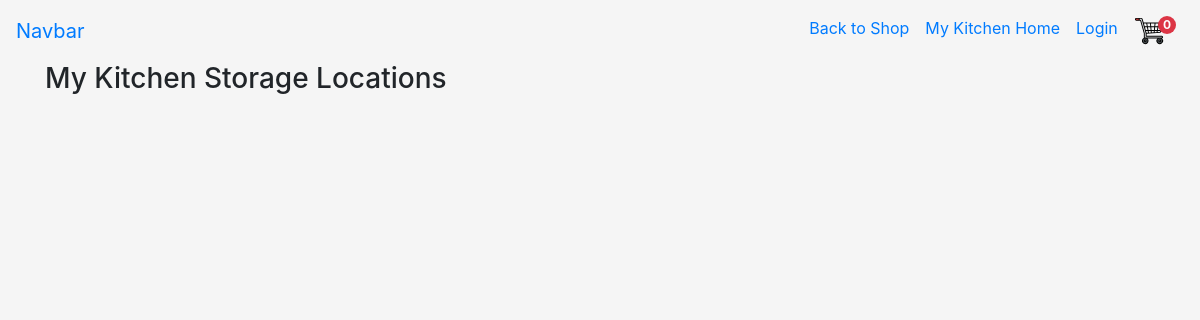
Page /mykitchen/view-storage/19 on the earlier database version.
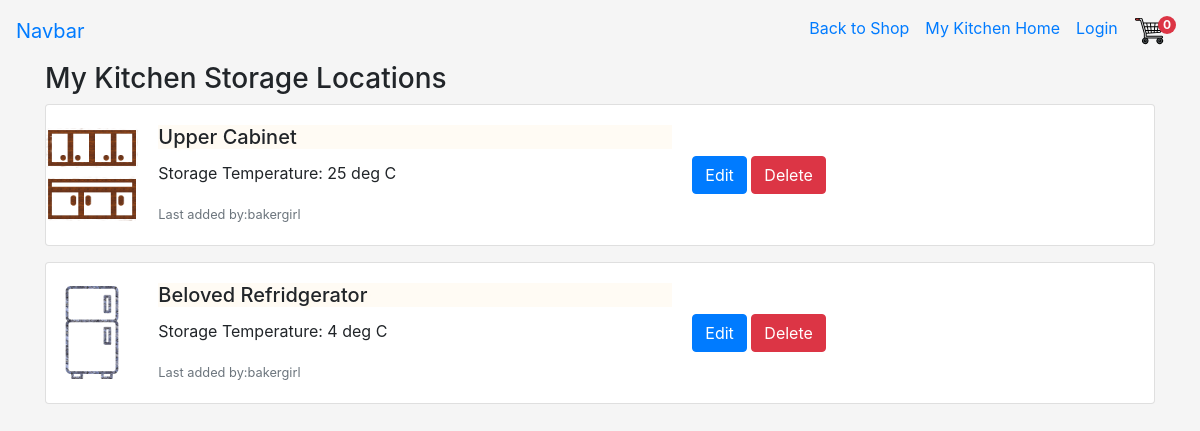
Same page on the later database version.
### mykitchen/models.py (models this page shows, shortened)
class StorageLocation(models.Model):
    name = models.CharField(blank=False, max_length=50,
                            help_text="Kitchen Fixtures")
    storage_temperature = models.IntegerField(blank=True,
                                              help_text="deg Celsius")
    household = models.ForeignKey(Household, on_delete=models.CASCADE)
    edited_by = models.ForeignKey(User, blank=False,
                                  on_delete=models.SET(get_sentinel_user))
    STORAGE_TYPE_CHOICES = (
        ('cabinet', 'Cabinet'),
        ('cupboard', 'Cupboard'),
        ('counter-top', 'Counter'),
        ('fridge', 'Refridgerator'),
        ('freezer', 'Freezer'),
        ('pantry', 'Pantry'),
        ('others', 'Others')
    )
    storage_type = models.CharField(blank=False, choices=STORAGE_TYPE_CHOICES,
                                    max_length=11, default="cupboard",
                                    help_text="Storage Location Types")

### mykitchen/views.py (the view)
def view_storage_location(request, household_id):
    household = Household.objects.get(id=household_id)
    storage = StorageLocation.objects.filter(household=household)
    return render(request, 'mykitchen/view_storage.template.html', {
        'storage': storage,
        'household': household
    })

### cart/contexts.py (called while the page is built)
def cart_contents(request):
    cart = request.session.get("shopping_cart", {})
    return {
        'shopping_cart': cart,
        'item_count': len(cart)
}

### mykitchen/templates/mykitchen/view_storage.template.html (shortened to what this page needs)
{% extends 'base_kitchen.template.html' %}
{%load static %}
{%block content%}
<h3>My Kitchen Storage Locations</h3>
{%for store in storage%}
<div class="card mb-3">
  <div class="row no-gutters">
    <div class="col col-md-1 align-self-center">
      <img src="{% static '/image/' %}{{store.storage_type}}.png" class="card-img" alt="...">
    </div>
    <div class="col col-md-6">
      <div class="card-body">
        <h5 class="card-title">{{store.name}}</h5>
        <p class="card-text">Storage Temperature: {{store.storage_temperature}} deg C</p>
        <p class="card-text"><small class="text-muted">Last added by:{{store.edited_by}}</small></p>
      </div>
    </div>
    <div class="col col-md-5 align-self-center">
    <a href="{% url 'update_storage_location' household_id=household.id storage_id=store.id%}" class="btn btn-primary" role="button">Edit</a>
    <button type="button" class="btn btn-danger" data-toggle="modal" data-target="#deleteModal-{{store.id}}">
    Delete
    </button>
    </div>
  </div>
</div>
{%endfor%}
{%endblock%}

Differences in the rows shown:
added StorageLocation: storage_type (picture), name "Upper Cabinet", storage_temperature "25", edited_by "bakergirl"
added StorageLocation: storage_type (picture), name "Beloved Refridgerator", storage_temperature "4", edited_by "bakergirl"
